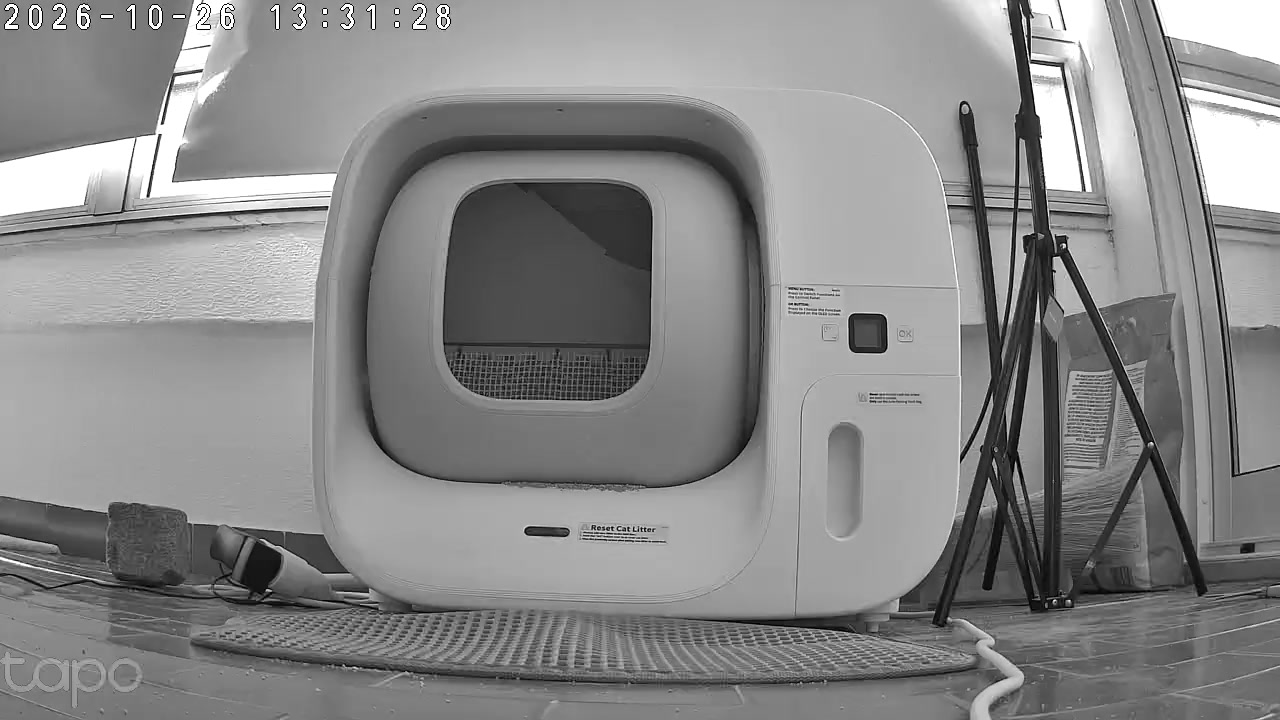
#> input picture litter_algo/ref_box.jpg, 1280 x 720 px
$ python -i locate.py   (imports and definitions only)   (older library calls are emulated)
#> lines starting #> are read from the running program, lines starting #| are printed output that depends on the picture
#> further down, picture is the input picture: shape (720, 1280, 3); min 0, max 255, mean 136.7
### litter_algo/locate_health.py
"""Чи не зсунули камеру: якість зіставлення шаблону, яку міряє КОЖНЕ розпізнавання.

Навіщо. `Locator` на кожному кадрі рахує score — наскільки добре шаблон корпусу лотка ліг на кадр.
Коли камеру зсувають, score падає з 0.87–0.99 до 0.42–0.50 (виміряно 02.11.2026), слідом валяться
NCC клітинок корпусу, і кожен кадр стає `near`/`blocking`: чистка стоїть, а детектор шле хибні
«кіт усередині». Раніше це помічали лише люди. Тепер score з кожного розпізнавання стікає сюди,
а `litter-ref-auto --if-shifted` раз на 10 хв дивиться на підсумок і, якщо камеру справді зсунули,
сам знімає шаблон нового положення (з усіма своїми запобіжниками й перевіркою на розмітці).

Запис дешевий: у пам'яті кільце, на диск скидаємо не частіше ніж раз на FLUSH_EVERY секунд, атомарно.
Будь-який збій ковтаємо — ця телеметрія не має права зламати розпізнавання.
"""
import json
import os
import statistics
import tempfile
import time

HERE = os.path.dirname(os.path.abspath(__file__))
STATE = os.path.join(os.path.dirname(HERE), "data", "locate_health.json")

WINDOW_SEC = 15 * 60     # за який час дивимось на score
MIN_SAMPLES = 8          # менше — висновків не робимо
SCORE_LOW = 0.70         # медіана нижче — шаблон не підходить (добре = 0.87–0.99, зсунута камера = 0.42–0.50)
FLUSH_EVERY = 20.0       # с: не частіше писати на диск
KEEP = 400               # скільки останніх вимірів тримаємо

_buf: list = []          # [(ts, score, ref)]
_flushed = 0.0


def _load():
    try:
        with open(STATE, encoding="utf-8") as f:
            d = json.load(f)
        return [tuple(x) for x in d.get("samples", [])], d
    except Exception:
        return [], {}


def _save(samples, extra):
    d = dict(extra or {})
    d["samples"] = [list(x) for x in samples]
    d["updated_ts"] = time.time()
    os.makedirs(os.path.dirname(STATE), exist_ok=True)
    fd, tmp = tempfile.mkstemp(dir=os.path.dirname(STATE), suffix=".tmp")
    try:
        with os.fdopen(fd, "w", encoding="utf-8") as f:
            json.dump(d, f, ensure_ascii=False)
        os.replace(tmp, STATE)          # атомарно: читач не побачить недописаного файлу
    except Exception:
        try:
            os.unlink(tmp)
        except OSError:
            pass


def record(score, ref=None, now=None):
    """Викликається з Locator на кожному розпізнаванні. Нічого не повертає й ніколи не кидає."""
    global _buf, _flushed
    try:
        if score is None:
            return
        now = time.time() if now is None else now
        _buf.append((round(float(now), 1), round(float(score), 3), ref or ""))
        if now - _flushed < FLUSH_EVERY:
            return
        _flushed = now
        old, extra = _load()
        samples = [s for s in old + _buf if now - s[0] <= WINDOW_SEC][-KEEP:]
        _buf = []
        _save(samples, extra)
    except Exception:
        pass


# [12 lines left out: function status, not called in this run]


HEAL_COOLDOWN = 30 * 60   # с: не частіше одного самовиправлення


# [15 lines left out: functions heal_allowed, mark_healed, not called in this run]

### litter_algo/locate.py
"""Знаходить лоток і вікно його барабана на кадрі камери незалежно від положення/масштабу камери.

Шаблон: контури корпусу лотка (рамка, панель, кнопка) з опорного кадру ref_box*.jpg, вікно барабана в шаблоні
замасковане (кіт у вікні не заважає пошуку). Шукаємо за масштабами й зсувом (matchTemplate по високочастотній карті
контурів у півроздільності). Повертає прямокутник вікна в координатах кадру й оцінку впевненості;
низька оцінка = «не знайшов лоток», тоді рішення «порожньо» не приймається.

Шаблонів кілька (банк): по одному на кожне перевірене положення камери (ref_box.jpg — поточне, ref_box_*.jpg —
попередні/інші). Зсув і масштаб matchTemplate покриває сам, а от ракурс (камеру повернули, лоток видно під іншим
кутом) — ні: контури корпусу перестають збігатися, NCC клітинок падає до ~0.05 і кожен кадр стає «near» (хибний блок).
Тому беремо шаблон із найвищою оцінкою, і клітинки/рамку рахуємо саме проти нього. Якщо жоден шаблон не впізнав
лоток (score < MIN_LOCATE у classify) — «unknown», чистка блокується: нове, не перевірене положення камери
безпечніше пропустити, ніж вгадувати.

Новий ref робиться скриптом add_ref.py з кадру ЗАВІДОМО порожнього лотка в новому положенні.
"""
import glob
import os
import time
import cv2
import numpy as np

HERE = os.path.dirname(os.path.abspath(__file__))
# частки опорного кадру 1280x720: корпус лотка (шаблон) і вікно барабана всередині
BOX = (0.24, 0.10, 0.77, 0.87)
WIN = (0.345, 0.25, 0.51, 0.56)
SCALES = [round(0.30 + 0.05 * i, 2) for i in range(18)]   # 0.30 .. 1.15 від розміру в опорному кадрі
ANGLES = [0, -2, 2, -4, 4, -6, 6, -8, 8]   # камеру могли ще й нахилити; 0° пробуємо першим
FAST_OK = 0.45
COARSE = 0.5     # у скільки разів дрібніша карта для грубого пошуку кута   # якщо без повороту лоток упізнано впевнено — кути не перебираємо (швидкий шлях, як раніше)
HALF = 0.5
REF_W = 1280     # шаблони зняті на кадрі 1280x720; кадр іншої ширини спершу зводимо до неї
                 # (інакше потрібного масштабу немає серед SCALES: лоток не знаходиться, а пошук кутів з'їдає секунди)


def edge_map(gray):
    g = cv2.GaussianBlur(gray.astype(np.float32), (5, 5), 0)
    m = np.hypot(cv2.Sobel(g, cv2.CV_32F, 1, 0), cv2.Sobel(g, cv2.CV_32F, 0, 1))
    m = cv2.resize(m, None, fx=HALF, fy=HALF, interpolation=cv2.INTER_AREA)
#> m: shape (360, 640) float32
    # прибираємо локальне середнє (щоб однорідні світлі/темні ділянки не давали кореляції)
    return m - cv2.blur(m, (41, 41))


def ref_paths():
    """Усі опорні кадри: ref_box.jpg першим (поточне положення), далі ref_box_*.jpg за абеткою."""
    main = os.path.join(HERE, "ref_box.jpg")
    rest = sorted(p for p in glob.glob(os.path.join(HERE, "ref_box_*.jpg")) if p != main)
    return ([main] if os.path.exists(main) else []) + rest


class _Ref:
    """Один шаблон: карта контурів корпусу з діркою на місці вікна + геометрія вікна й рамки."""

    def __init__(self, path):
        self.name = os.path.basename(path)
        ref = cv2.imread(path)
        if ref is None:
            raise ValueError("не читається опорний кадр: %s" % path)
        e = edge_map(cv2.cvtColor(ref, cv2.COLOR_BGR2GRAY))
        eh, ew = e.shape
        x1, y1, x2, y2 = (int(BOX[0] * ew), int(BOX[1] * eh), int(BOX[2] * ew), int(BOX[3] * eh))
        self.tmpl = e[y1:y2, x1:x2].copy()
        mask = np.ones_like(self.tmpl)
        wx1, wy1, wx2, wy2 = (int((WIN[0] - 0.012) * ew) - x1, int((WIN[1] - 0.02) * eh) - y1,
                              int((WIN[2] + 0.012) * ew) - x1, int((WIN[3] + 0.02) * eh) - y1)
        mask[max(wy1, 0):wy2, max(wx1, 0):wx2] = 0
        self.mask = mask
        self.tmpl = self.tmpl * mask
        # смуги рамки одразу довкола дірки-вікна (в координатах шаблону): left, right, top, bottom (x1, y1, x2, y2)
        hx1, hy1, hx2, hy2 = max(wx1, 0), max(wy1, 0), wx2, wy2
        self.hole = (hx1, hy1, hx2, hy2)
        R = 20
        self.rim_strips = [(max(hx1 - R, 0), hy1, hx1, hy2), (hx2, hy1, hx2 + R, hy2),
                           (hx1, max(hy1 - R, 0), hx2, hy1), (hx1, hy2, hx2, hy2 + R)]
        self.box_origin = (x1, y1)
        self.win_in_tmpl = (WIN[0] * ew - x1, WIN[1] * eh - y1, WIN[2] * ew - x1, WIN[3] * eh - y1)
        self._cache = {}

    def scaled(self, s, ang=0):
        """Шаблон і маска, зменшені в s разів і повернуті на ang градусів (кеш)."""
        key = (s, ang)
        if key not in self._cache:
            t = cv2.resize(self.tmpl, None, fx=s, fy=s, interpolation=cv2.INTER_AREA)
            m = cv2.resize(self.mask, None, fx=s, fy=s, interpolation=cv2.INTER_NEAREST)
            if ang:
                h, w = t.shape
                M = cv2.getRotationMatrix2D((w / 2.0, h / 2.0), ang, 1.0)
                t = cv2.warpAffine(t, M, (w, h), flags=cv2.INTER_LINEAR, borderValue=0)
                m = cv2.warpAffine(m, M, (w, h), flags=cv2.INTER_NEAREST, borderValue=0)
                t = t * m
            self._cache[key] = (t, m)
        return self._cache[key]

    def win_rect(self, s, ang):
        """Вікно барабана в координатах (зменшеного й повернутого) шаблону: (x1, y1, x2, y2)."""
        return self.rect_at(self.win_in_tmpl, s, ang)

    def hole_rect(self, s, ang):
        """Дірка в масці (вікно з запасом) — від неї відмірюються смуги рамки."""
        return self.rect_at(self.hole, s, ang)

    def rect_at(self, rect, s, ang):
        wx1, wy1, wx2, wy2 = [v * s for v in rect]
        if not ang:
            return wx1, wy1, wx2, wy2
        th, tw = self.scaled(s, ang)[0].shape
        M = cv2.getRotationMatrix2D((tw / 2.0, th / 2.0), ang, 1.0)
        cx, cy = (wx1 + wx2) / 2.0, (wy1 + wy2) / 2.0
        nx = M[0, 0] * cx + M[0, 1] * cy + M[0, 2]
        ny = M[1, 0] * cx + M[1, 1] * cy + M[1, 2]
        hw, hh = (wx2 - wx1) / 2.0, (wy2 - wy1) / 2.0
        return nx - hw, ny - hh, nx + hw, ny + hh


RELOAD_EVERY = 60   # раз на стільки секунд перевіряємо, чи не з'явився в теці новий ref_box*.jpg


class Locator:
    def __init__(self, ref_path=None):
        """ref_path: нічого (увесь банк ref_box*.jpg, з автоперечитуванням), один шлях або список шляхів."""
        self._watch = ref_path is None   # стежимо за текою лише коли банк наш, а не заданий явно
        paths = ref_paths() if ref_path is None else ([ref_path] if isinstance(ref_path, str) else list(ref_path))
        self._load(paths)

    def _load(self, paths):
        if not paths:
            raise ValueError("немає жодного опорного кадру ref_box*.jpg у %s" % HERE)
        self.refs = [_Ref(p) for p in paths]
#> call 2 of __init__, with path = 'litter_algo/ref_box_b.jpg'
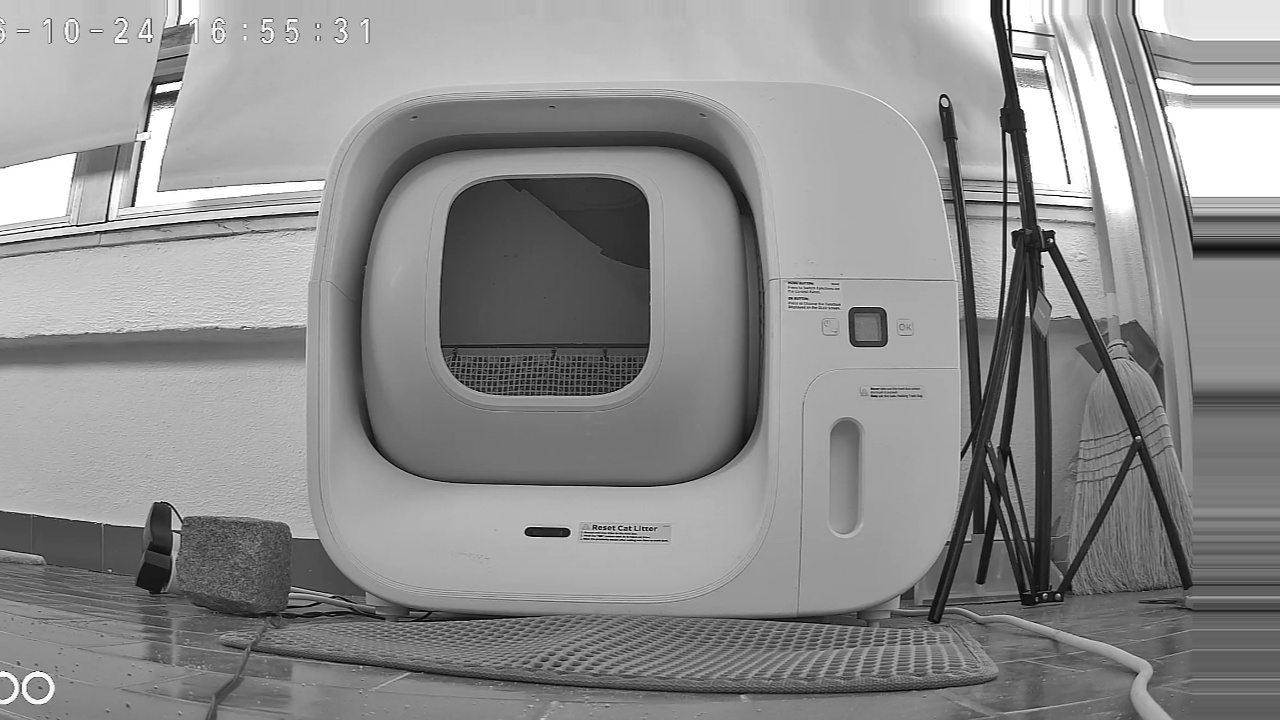
#> input picture litter_algo/ref_box_b.jpg, 1280 x 720 px
#> in __init__, ref is the input picture: shape (720, 1280, 3); min 0, max 255, mean 141.7
#> call 3 of __init__, with path = 'litter_algo/ref_box_nov01.jpg'
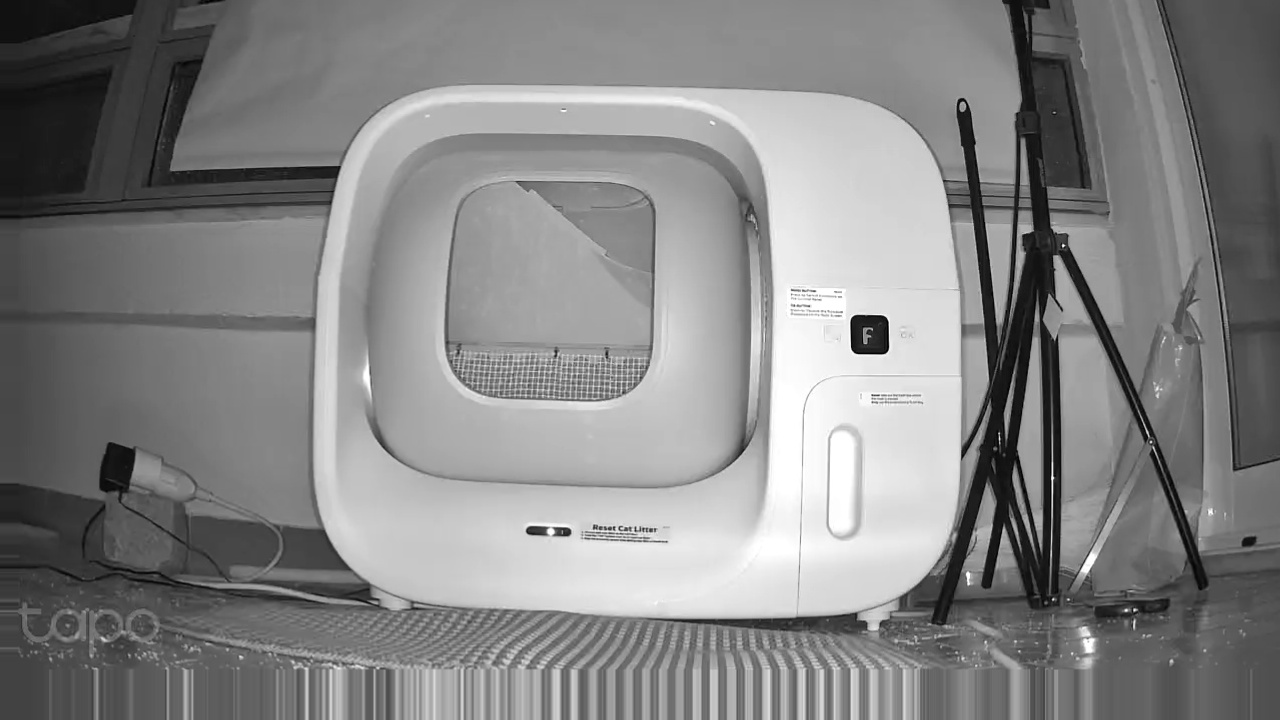
#> input picture litter_algo/ref_box_nov01.jpg, 1280 x 720 px
#> in __init__, ref is the input picture: shape (720, 1280, 3); min 0, max 255, mean 132.5
#> call 4 of __init__, with path = 'litter_algo/ref_box_nov02.jpg'
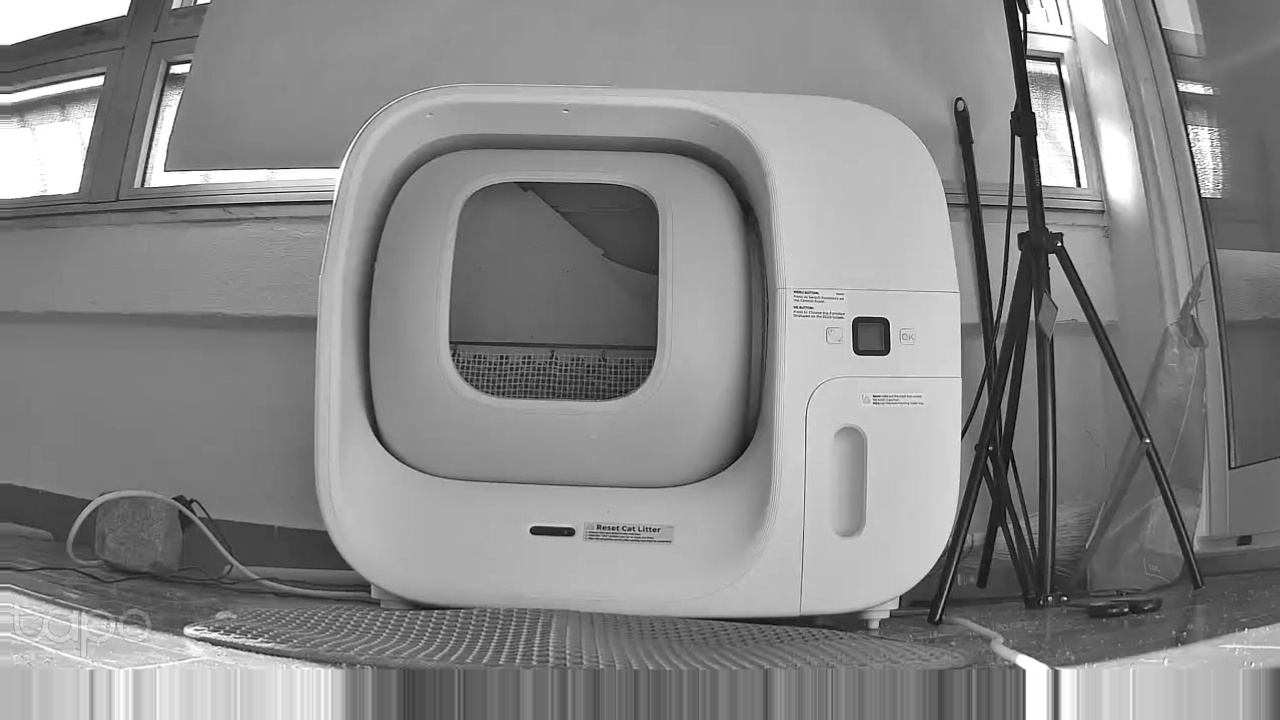
#> input picture litter_algo/ref_box_nov02.jpg, 1280 x 720 px
#> in __init__, ref is the input picture: shape (720, 1280, 3); min 0, max 255, mean 136.1
#> in edge_map (call 4), `m = np.hypot(cv2.Sobel(g, cv2.CV_32F, 1, 0), cv2.Sobel(g, cv2.CV_32F, ..`:
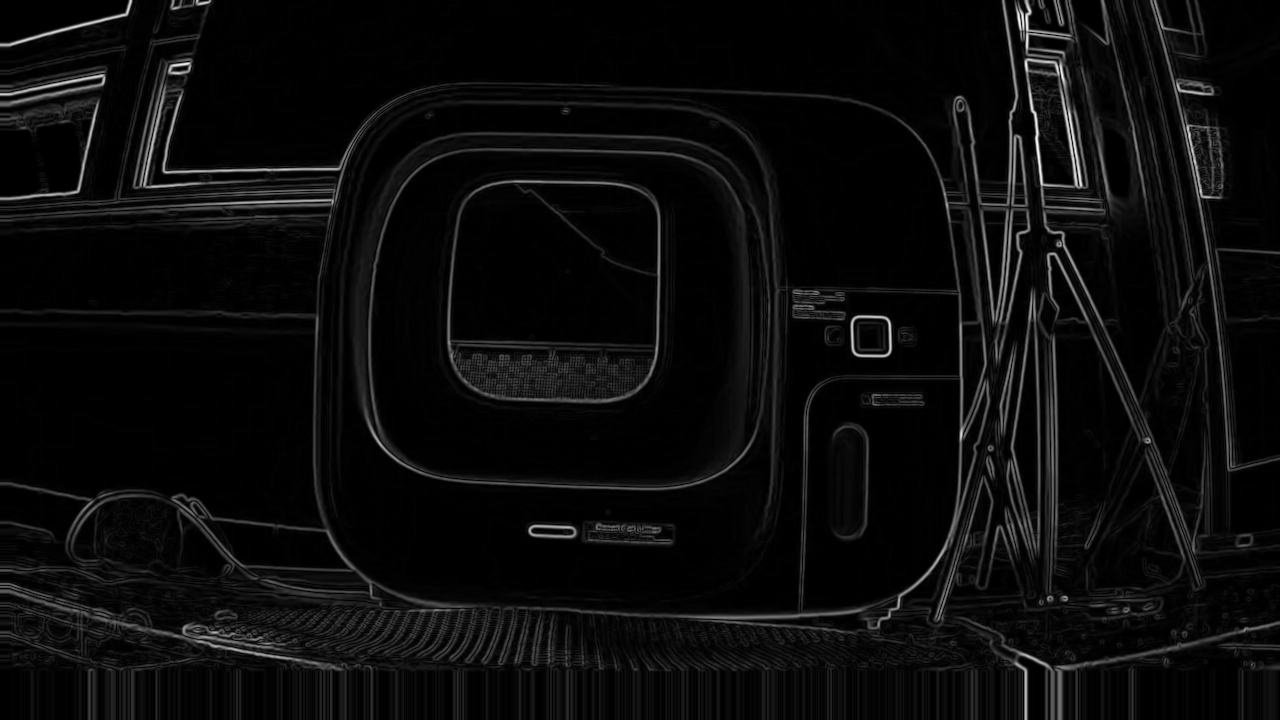
#> m: shape (720, 1280) float32; min 0, max 576.4, mean 26.3; drawn with min black and max white
#> (the rest of the program and of its run is left out)
